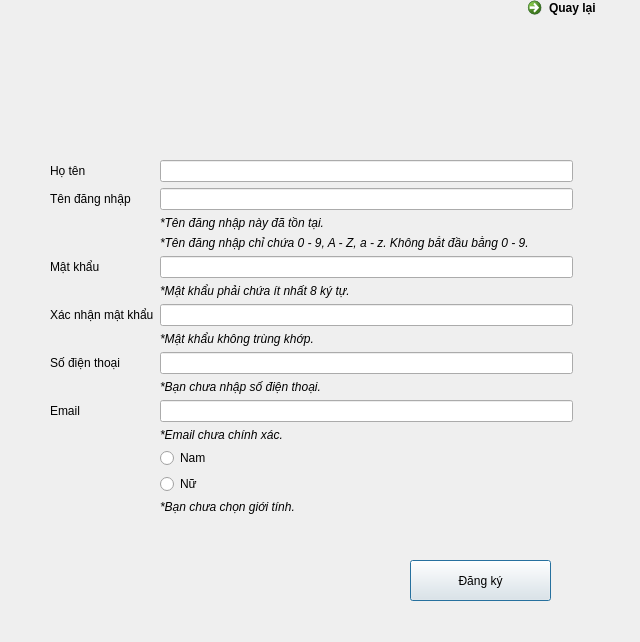
<?xml version="1.0" encoding="UTF-8"?>
<ui version="4.0">
 <class>regist</class>
 <widget class="QDialog" name="regist">
  <property name="geometry">
   <rect>
    <x>0</x>
    <y>0</y>
    <width>640</width>
    <height>642</height>
   </rect>
  </property>
  <property name="windowTitle">
   <string>Dialog</string>
  </property>
  <widget class="QWidget" name="formLayoutWidget">
   <property name="geometry">
    <rect>
     <x>50</x>
     <y>160</y>
     <width>523</width>
     <height>405</height>
    </rect>
   </property>
   <layout class="QFormLayout" name="formLayout">
    <item row="0" column="0">
     <widget class="QLabel" name="nameLabel">
      <property name="text">
       <string>Họ tên</string>
      </property>
     </widget>
    </item>
    <item row="0" column="1">
     <widget class="QLineEdit" name="name"/>
    </item>
    <item row="3" column="0">
     <widget class="QLabel" name="iDLabel">
      <property name="text">
       <string>&lt;html&gt;&lt;head/&gt;&lt;body&gt;&lt;p&gt;Tên đăng nhập&lt;/p&gt;&lt;/body&gt;&lt;/html&gt;</string>
      </property>
     </widget>
    </item>
    <item row="3" column="1">
     <widget class="QLineEdit" name="username"/>
    </item>
    <item row="4" column="1">
     <widget class="QLabel" name="existedID">
      <property name="minimumSize">
       <size>
        <width>279</width>
        <height>0</height>
       </size>
      </property>
      <property name="text">
       <string>&lt;html&gt;&lt;head/&gt;&lt;body&gt;&lt;p&gt;&lt;span style=&quot; font-style:italic;&quot;&gt;*Tên đăng nhập này đã tồn tại.&lt;/span&gt;&lt;/p&gt;&lt;/body&gt;&lt;/html&gt;</string>
      </property>
     </widget>
    </item>
    <item row="5" column="1">
     <widget class="QLabel" name="unID">
      <property name="text">
       <string>&lt;html&gt;&lt;head/&gt;&lt;body&gt;&lt;p&gt;&lt;span style=&quot; font-style:italic;&quot;&gt;*Tên đăng nhập chỉ chứa 0 - 9, A - Z, a - z. Không bắt đầu bằng 0 - 9.&lt;/span&gt;&lt;/p&gt;&lt;/body&gt;&lt;/html&gt;</string>
      </property>
     </widget>
    </item>
    <item row="6" column="0">
     <widget class="QLabel" name="passLabel">
      <property name="text">
       <string>Mật khẩu</string>
      </property>
     </widget>
    </item>
    <item row="6" column="1">
     <widget class="QLineEdit" name="password">
      <property name="echoMode">
       <enum>QLineEdit::Password</enum>
      </property>
     </widget>
    </item>
    <item row="7" column="1">
     <widget class="QLabel" name="unPass">
      <property name="text">
       <string>&lt;html&gt;&lt;head/&gt;&lt;body&gt;&lt;p&gt;&lt;span style=&quot; font-style:italic;&quot;&gt;*Mật khẩu phải chứa ít nhất 8 ký tự.&lt;/span&gt;&lt;/p&gt;&lt;/body&gt;&lt;/html&gt;</string>
      </property>
     </widget>
    </item>
    <item row="8" column="0">
     <widget class="QLabel" name="confLabel">
      <property name="text">
       <string>Xác nhận mật khẩu</string>
      </property>
     </widget>
    </item>
    <item row="8" column="1">
     <widget class="QLineEdit" name="confirm">
      <property name="echoMode">
       <enum>QLineEdit::Password</enum>
      </property>
     </widget>
    </item>
    <item row="10" column="1">
     <widget class="QLabel" name="diffPass">
      <property name="text">
       <string>&lt;html&gt;&lt;head/&gt;&lt;body&gt;&lt;p&gt;&lt;span style=&quot; font-style:italic;&quot;&gt;*Mật khẩu không trùng khớp.&lt;/span&gt;&lt;/p&gt;&lt;/body&gt;&lt;/html&gt;</string>
      </property>
     </widget>
    </item>
    <item row="11" column="0">
     <widget class="QLabel" name="numLabel">
      <property name="text">
       <string>Số điện thoại</string>
      </property>
     </widget>
    </item>
    <item row="11" column="1">
     <widget class="QLineEdit" name="phonenumber"/>
    </item>
    <item row="12" column="1">
     <widget class="QLabel" name="unNum">
      <property name="text">
       <string>&lt;html&gt;&lt;head/&gt;&lt;body&gt;&lt;p&gt;&lt;span style=&quot; font-style:italic;&quot;&gt;*Bạn chưa nhập số điện thoại.&lt;/span&gt;&lt;/p&gt;&lt;/body&gt;&lt;/html&gt;</string>
      </property>
     </widget>
    </item>
    <item row="13" column="0">
     <widget class="QLabel" name="emailLabel">
      <property name="text">
       <string>Email</string>
      </property>
     </widget>
    </item>
    <item row="13" column="1">
     <widget class="QLineEdit" name="email"/>
    </item>
    <item row="14" column="1">
     <widget class="QLabel" name="unMail">
      <property name="text">
       <string>&lt;html&gt;&lt;head/&gt;&lt;body&gt;&lt;p&gt;&lt;span style=&quot; font-style:italic;&quot;&gt;*Email chưa chính xác.&lt;/span&gt;&lt;/p&gt;&lt;/body&gt;&lt;/html&gt;</string>
      </property>
     </widget>
    </item>
    <item row="15" column="1">
     <widget class="QRadioButton" name="gt1">
      <property name="text">
       <string>Nam</string>
      </property>
     </widget>
    </item>
    <item row="17" column="1">
     <widget class="QLabel" name="unGen">
      <property name="text">
       <string>&lt;html&gt;&lt;head/&gt;&lt;body&gt;&lt;p&gt;&lt;span style=&quot; font-style:italic;&quot;&gt;*Bạn chưa chọn giới tính.&lt;/span&gt;&lt;/p&gt;&lt;/body&gt;&lt;/html&gt;</string>
      </property>
     </widget>
    </item>
    <item row="16" column="1">
     <widget class="QRadioButton" name="gt0">
      <property name="text">
       <string>Nữ</string>
      </property>
     </widget>
    </item>
   </layout>
  </widget>
  <widget class="QPushButton" name="btnRegist">
   <property name="geometry">
    <rect>
     <x>410</x>
     <y>560</y>
     <width>141</width>
     <height>41</height>
    </rect>
   </property>
   <property name="text">
    <string>Đăng ký</string>
   </property>
  </widget>
  <widget class="QLabel" name="label">
   <property name="geometry">
    <rect>
     <x>100</x>
     <y>40</y>
     <width>501</width>
     <height>101</height>
    </rect>
   </property>
   <property name="text">
    <string/>
   </property>
   <property name="scaledContents">
    <bool>false</bool>
   </property>
   <property name="wordWrap">
    <bool>false</bool>
   </property>
  </widget>
  <widget class="QCommandLinkButton" name="commandLinkButton">
   <property name="geometry">
    <rect>
     <x>520</x>
     <y>-10</y>
     <width>161</width>
     <height>41</height>
    </rect>
   </property>
   <property name="text">
    <string>Quay lại</string>
   </property>
  </widget>
 </widget>
 <resources/>
 <connections/>
</ui>
